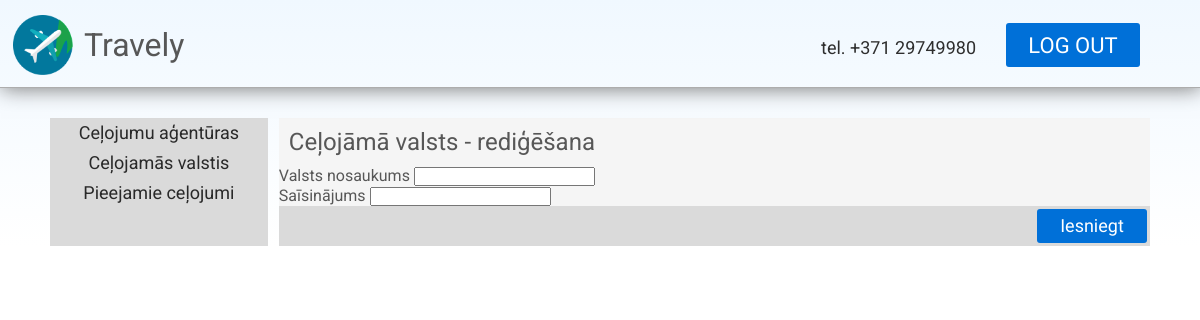
/admin/edit/country/9, run on an earlier commit of the app's database.
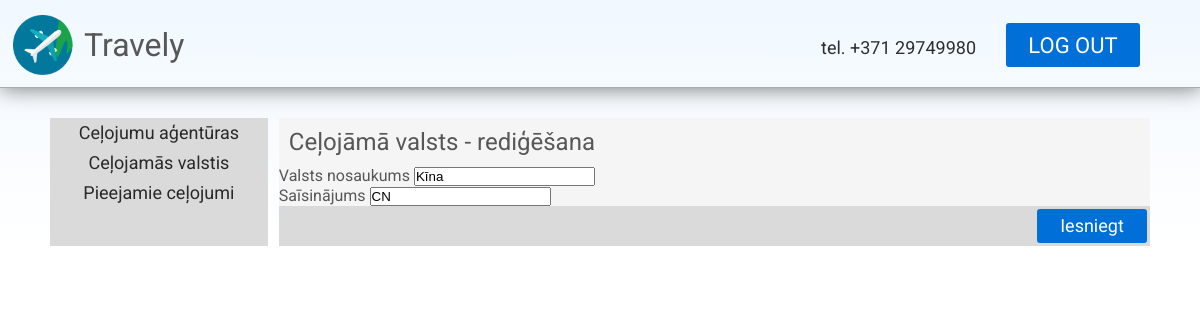
And on a later commit of the database.
### models.py (models this page shows, shortened)
class Country(db.Model):
    id = db.Column(db.Integer, primary_key=True)
    country = db.Column(db.String(48), nullable=False)
    abbreviation = db.Column(db.String(2), nullable=False)

### main.py (the view)
@app.route('/admin/edit/country/<int:id>', methods=['GET', 'POST'])
def admin_edit_country(id):
    country = Country.query.filter_by(id=id).first()
    form = AddCountryForm()
    if form.validate_on_submit():
        country.country = form.country.data
        country.abbreviation = form.abbreviation.data
        db.session.commit()
        return redirect(url_for('admin_countries'))
    return render_template("templates/edit_country.html", form=form, id=id, country=country)

### forms.py
class AddCountryForm(FlaskForm):
    country = StringField('Valsts nosaukums', validators=[DataRequired()])
    abbreviation = StringField('Saīsinājums', validators=[DataRequired()])

### templates/templates/edit_country.html (shortened to what this page needs)
{% extends "admin.html" %}
{% block title %}
<div id="ap-selector">
    <div id="ap-selector-list">
        <ul class="nav-ul">
            <a href="/admin/agencies"><li class="selector">Ceļojumu aģentūras</li></a>
            <a href="/admin/countries"><li class="selector">Ceļojamās valstis</li></a>
            <a href="/admin/trips"><li class="selector">Pieejamie ceļojumi</li></a>
        </ul>
    </div>
    <div id="ap-selector-display">
        <h2 class="subtitle">Ceļojāmā valsts - rediģēšana</h2>
        <form method="POST" action="{{ url_for('admin_edit_country', id=id) }}">
            {{ form.country.label }}
            {{ form.country(value=country.country) }}
            <br/>
            {{ form.abbreviation.label }}
            {{ form.abbreviation(value=country.abbreviation) }}
            <div id="ap-selector-footer">
                <input class="ap-list-submit" type="submit" value="Iesniegt" />
            </div>
        </form>
    </div>
</div>
{% endblock %}

What changed in the data, as far as the page shows it:
added Country: country "Kīna", abbreviation "CN"
